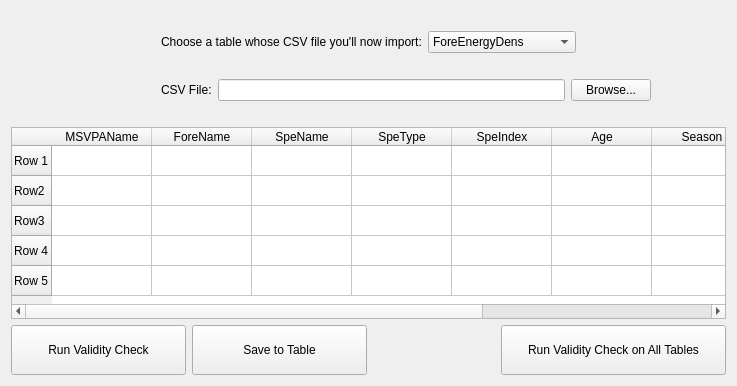
   <widget class="QWidget" name="tab_3">
    <attribute name="title">
     <string>4. Import CSV files into tables and validate</string>
    </attribute>
    <layout class="QVBoxLayout" name="verticalLayout_2">
     <item>
      <spacer name="verticalSpacer_5">
       <property name="orientation">
        <enum>Qt::Vertical</enum>
       </property>
       <property name="sizeType">
        <enum>QSizePolicy::Fixed</enum>
       </property>
       <property name="sizeHint" stdset="0">
        <size>
         <width>20</width>
         <height>20</height>
        </size>
       </property>
      </spacer>
     </item>
     <item>
      <layout class="QHBoxLayout" name="horizontalLayout_12">
       <item>
        <spacer name="horizontalSpacer_12">
         <property name="orientation">
          <enum>Qt::Horizontal</enum>
         </property>
         <property name="sizeType">
          <enum>QSizePolicy::Fixed</enum>
         </property>
         <property name="sizeHint" stdset="0">
          <size>
           <width>150</width>
           <height>20</height>
          </size>
         </property>
        </spacer>
       </item>
       <item>
        <widget class="QLabel" name="label_13">
         <property name="text">
          <string>Choose a table whose CSV file you'll now import:</string>
         </property>
        </widget>
       </item>
       <item>
        <widget class="QComboBox" name="comboBox_2">
         <property name="editable">
          <bool>false</bool>
         </property>
         <item>
          <property name="text">
           <string>ForeEnergyDens</string>
          </property>
         </item>
         <item>
          <property name="text">
           <string>ForeOutput</string>
          </property>
         </item>
         <item>
          <property name="text">
           <string>ForePredGrowth</string>
          </property>
         </item>
         <item>
          <property name="text">
           <string>ForePredVonB</string>
          </property>
         </item>
         <item>
          <property name="text">
           <string>ForeSRQ</string>
          </property>
         </item>
         <item>
          <property name="text">
           <string>ForeSRR</string>
          </property>
         </item>
         <item>
          <property name="text">
           <string>ForeSuitPreyBiomass</string>
          </property>
         </item>
         <item>
          <property name="text">
           <string>Forecasts</string>
          </property>
         </item>
         <item>
          <property name="text">
           <string>...</string>
          </property>
         </item>
        </widget>
       </item>
       <item>
        <spacer name="horizontalSpacer_13">
         <property name="orientation">
          <enum>Qt::Horizontal</enum>
         </property>
         <property name="sizeType">
          <enum>QSizePolicy::Fixed</enum>
         </property>
         <property name="sizeHint" stdset="0">
          <size>
           <width>150</width>
           <height>20</height>
          </size>
         </property>
        </spacer>
       </item>
      </layout>
     </item>
     <item>
      <spacer name="verticalSpacer_4">
       <property name="orientation">
        <enum>Qt::Vertical</enum>
       </property>
       <property name="sizeType">
        <enum>QSizePolicy::Fixed</enum>
       </property>
       <property name="sizeHint" stdset="0">
        <size>
         <width>20</width>
         <height>20</height>
        </size>
       </property>
      </spacer>
     </item>
     <item>
      <layout class="QHBoxLayout" name="horizontalLayout_8">
       <item>
        <spacer name="horizontalSpacer_5">
         <property name="orientation">
          <enum>Qt::Horizontal</enum>
         </property>
         <property name="sizeType">
          <enum>QSizePolicy::Fixed</enum>
         </property>
         <property name="sizeHint" stdset="0">
          <size>
           <width>150</width>
           <height>20</height>
          </size>
         </property>
        </spacer>
       </item>
       <item>
        <widget class="QLabel" name="label_5">
         <property name="text">
          <string>CSV File:</string>
         </property>
        </widget>
       </item>
       <item>
        <widget class="QLineEdit" name="lineEdit"/>
       </item>
       <item>
        <widget class="QPushButton" name="pushButton_6">
         <property name="text">
          <string>Browse...</string>
         </property>
        </widget>
       </item>
       <item>
        <spacer name="horizontalSpacer_6">
         <property name="orientation">
          <enum>Qt::Horizontal</enum>
         </property>
         <property name="sizeType">
          <enum>QSizePolicy::Fixed</enum>
         </property>
         <property name="sizeHint" stdset="0">
          <size>
           <width>75</width>
           <height>20</height>
          </size>
         </property>
        </spacer>
       </item>
      </layout>
     </item>
     <item>
      <spacer name="verticalSpacer_3">
       <property name="orientation">
        <enum>Qt::Vertical</enum>
       </property>
       <property name="sizeType">
        <enum>QSizePolicy::Fixed</enum>
       </property>
       <property name="sizeHint" stdset="0">
        <size>
         <width>20</width>
         <height>20</height>
        </size>
       </property>
      </spacer>
     </item>
     <item>
      <widget class="QTableWidget" name="tableWidget_2">
       <row>
        <property name="text">
         <string>Row 1</string>
        </property>
       </row>
       <row>
        <property name="text">
         <string>Row2</string>
        </property>
       </row>
       <row>
        <property name="text">
         <string>Row3</string>
        </property>
       </row>
       <row>
        <property name="text">
         <string>Row 4</string>
        </property>
       </row>
       <row>
        <property name="text">
         <string>Row 5</string>
        </property>
       </row>
       <column>
        <property name="text">
         <string>MSVPAName</string>
        </property>
       </column>
       <column>
        <property name="text">
         <string>ForeName</string>
        </property>
       </column>
       <column>
        <property name="text">
         <string>SpeName</string>
        </property>
       </column>
       <column>
        <property name="text">
         <string>SpeType</string>
        </property>
       </column>
       <column>
        <property name="text">
         <string>SpeIndex</string>
        </property>
       </column>
       <column>
        <property name="text">
         <string>Age</string>
        </property>
       </column>
       <column>
        <property name="text">
         <string>Season</string>
        </property>
       </column>
       <column>
        <property name="text">
         <string>EnergyDens</string>
        </property>
       </column>
       <column>
        <property name="text">
         <string>AvgDietE</string>
        </property>
       </column>
      </widget>
     </item>
     <item>
      <layout class="QHBoxLayout" name="horizontalLayout_10">
       <item>
        <widget class="QPushButton" name="pushButton_3">
         <property name="minimumSize">
          <size>
           <width>175</width>
           <height>50</height>
          </size>
         </property>
         <property name="maximumSize">
          <size>
           <width>175</width>
           <height>50</height>
          </size>
         </property>
         <property name="text">
          <string>Run Validity Check</string>
         </property>
        </widget>
       </item>
       <item>
        <widget class="QPushButton" name="pushButton_5">
         <property name="minimumSize">
          <size>
           <width>175</width>
           <height>50</height>
          </size>
         </property>
         <property name="maximumSize">
          <size>
           <width>175</width>
           <height>50</height>
          </size>
         </property>
         <property name="text">
          <string>Save to Table</string>
         </property>
        </widget>
       </item>
       <item>
        <spacer name="horizontalSpacer_7">
         <property name="orientation">
          <enum>Qt::Horizontal</enum>
         </property>
         <property name="sizeHint" stdset="0">
          <size>
           <width>40</width>
           <height>20</height>
          </size>
         </property>
        </spacer>
       </item>
       <item>
        <widget class="QPushButton" name="pushButton_4">
         <property name="minimumSize">
          <size>
           <width>225</width>
           <height>50</height>
          </size>
         </property>
         <property name="maximumSize">
          <size>
           <width>225</width>
           <height>50</height>
          </size>
         </property>
         <property name="text">
          <string>Run Validity Check on All Tables</string>
         </property>
        </widget>
       </item>
      </layout>
     </item>
    </layout>
   </widget>
